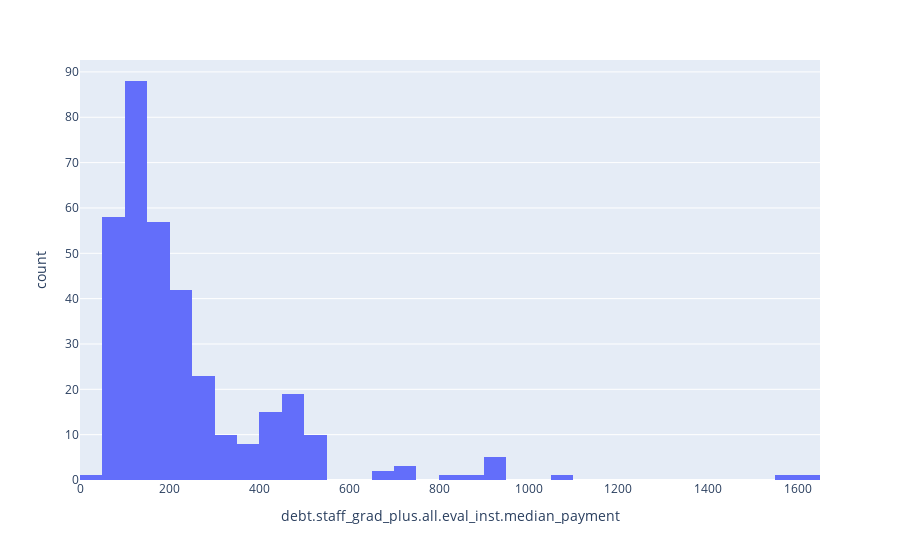

Source (notebook cell):
### Markdown cell above
log is successful so i will add it as a new column

### Code cell
px.histogram(
    df,
    x="debt.staff_grad_plus.all.eval_inst.median_payment"
)

### Figure 1 — Plotly figure (JSON) as saved in the notebook; plotly's stock layout.template omitted (floating-point values rounded to 4 significant figures; data arrays with more than 128 entries replaced by an {"elided": "..."} marker saying what was removed)
{"data": [{"bingroup": "x", "hovertemplate": "debt.staff_grad_plus.all.eval_inst.median_payment=%{x}<br>count=%{y}<extra></extra>", "legendgroup": "", "marker": {"color": "#636efa", "pattern": {"shape": ""}}, "name": "", "orientation": "v", "showlegend": false, "type": "histogram", "x": {"elided": "346 int values"}, "xaxis": "x", "yaxis": "y"}], "layout": {"barmode": "relative", "legend": {"tracegroupgap": 0}, "margin": {"t": 60}, "xaxis": {"anchor": "y", "domain": [0, 1], "title": {"text": "debt.staff_grad_plus.all.eval_inst.median_payment"}}, "yaxis": {"anchor": "x", "domain": [0, 1], "title": {"text": "count"}}}}
